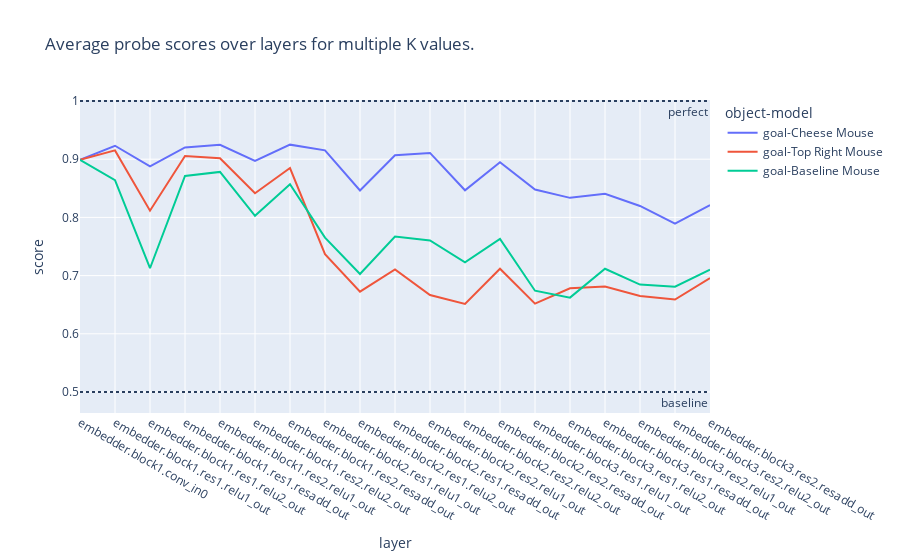

Source (notebook cell):
### Code cell
# Plot probe scores. Different plotting methods

#plot_probe_scores_mult_K(pixel_data, f_test_dfs, obj_model_scores, top_K=16)
#plot_probe_scores_fixed_K(pixel_data, f_test_dfs, obj_model_scores, K=16)
plot_probe_scored_av_K(pixel_data, f_test_dfs, obj_model_scores, top_K=16)

### Figure 1 — Plotly figure (JSON) as saved in the notebook; plotly's stock layout.template omitted (floating-point values rounded to 4 significant figures)
{"data": [{"hovertemplate": "object-model=goal-Cheese Mouse<br>layer=%{x}<br>score=%{y}<extra></extra>", "legendgroup": "goal-Cheese Mouse", "line": {"color": "#636efa", "dash": "solid"}, "marker": {"symbol": "circle"}, "mode": "lines", "name": "goal-Cheese Mouse", "orientation": "v", "showlegend": true, "type": "scatter", "x": ["embedder.block1.conv_in0", "embedder.block1.res1.relu1_out", "embedder.block1.res1.relu2_out", "embedder.block1.res1.resadd_out", "embedder.block1.res2.relu1_out", "embedder.block1.res2.relu2_out", "embedder.block1.res2.resadd_out", "embedder.block2.res1.relu1_out", "embedder.block2.res1.relu2_out", "embedder.block2.res1.resadd_out", "embedder.block2.res2.relu1_out", "embedder.block2.res2.relu2_out", "embedder.block2.res2.resadd_out", "embedder.block3.res1.relu1_out", "embedder.block3.res1.relu2_out", "embedder.block3.res1.resadd_out", "embedder.block3.res2.relu1_out", "embedder.block3.res2.relu2_out", "embedder.block3.res2.resadd_out"], "xaxis": "x", "y": [0.8991, 0.9231, 0.8877, 0.9202, 0.9248, 0.8972, 0.925, 0.9152, 0.8462, 0.9067, 0.9108, 0.8466, 0.8947, 0.8478, 0.8336, 0.8406, 0.8197, 0.7894, 0.8213], "yaxis": "y"}, {"hovertemplate": "object-model=goal-Top Right Mouse<br>layer=%{x}<br>score=%{y}<extra></extra>", "legendgroup": "goal-Top Right Mouse", "line": {"color": "#EF553B", "dash": "solid"}, "marker": {"symbol": "circle"}, "mode": "lines", "name": "goal-Top Right Mouse", "orientation": "v", "showlegend": true, "type": "scatter", "x": ["embedder.block1.conv_in0", "embedder.block1.res1.relu1_out", "embedder.block1.res1.relu2_out", "embedder.block1.res1.resadd_out", "embedder.block1.res2.relu1_out", "embedder.block1.res2.relu2_out", "embedder.block1.res2.resadd_out", "embedder.block2.res1.relu1_out", "embedder.block2.res1.relu2_out", "embedder.block2.res1.resadd_out", "embedder.block2.res2.relu1_out", "embedder.block2.res2.relu2_out", "embedder.block2.res2.resadd_out", "embedder.block3.res1.relu1_out", "embedder.block3.res1.relu2_out", "embedder.block3.res1.resadd_out", "embedder.block3.res2.relu1_out", "embedder.block3.res2.relu2_out", "embedder.block3.res2.resadd_out"], "xaxis": "x", "y": [0.8991, 0.9152, 0.8116, 0.9056, 0.9017, 0.8414, 0.8848, 0.7367, 0.6725, 0.7105, 0.6667, 0.6512, 0.7119, 0.6519, 0.6781, 0.6811, 0.6648, 0.6589, 0.6956], "yaxis": "y"}, {"hovertemplate": "object-model=goal-Baseline Mouse<br>layer=%{x}<br>score=%{y}<extra></extra>", "legendgroup": "goal-Baseline Mouse", "line": {"color": "#00cc96", "dash": "solid"}, "marker": {"symbol": "circle"}, "mode": "lines", "name": "goal-Baseline Mouse", "orientation": "v", "showlegend": true, "type": "scatter", "x": ["embedder.block1.conv_in0", "embedder.block1.res1.relu1_out", "embedder.block1.res1.relu2_out", "embedder.block1.res1.resadd_out", "embedder.block1.res2.relu1_out", "embedder.block1.res2.relu2_out", "embedder.block1.res2.resadd_out", "embedder.block2.res1.relu1_out", "embedder.block2.res1.relu2_out", "embedder.block2.res1.resadd_out", "embedder.block2.res2.relu1_out", "embedder.block2.res2.relu2_out", "embedder.block2.res2.resadd_out", "embedder.block3.res1.relu1_out", "embedder.block3.res1.relu2_out", "embedder.block3.res1.resadd_out", "embedder.block3.res2.relu1_out", "embedder.block3.res2.relu2_out", "embedder.block3.res2.resadd_out"], "xaxis": "x", "y": [0.8991, 0.8641, 0.7127, 0.8712, 0.8781, 0.8028, 0.857, 0.7653, 0.7028, 0.7672, 0.7605, 0.723, 0.763, 0.6741, 0.6622, 0.7117, 0.6845, 0.6809, 0.7102], "yaxis": "y"}], "layout": {"annotations": [{"showarrow": false, "text": "perfect", "x": 1, "xanchor": "right", "xref": "x domain", "y": 1, "yanchor": "top", "yref": "y"}, {"showarrow": false, "text": "baseline", "x": 1, "xanchor": "right", "xref": "x domain", "y": 0.5, "yanchor": "top", "yref": "y"}], "legend": {"title": {"text": "object-model"}, "tracegroupgap": 0}, "shapes": [{"line": {"dash": "dot"}, "type": "line", "x0": 0, "x1": 1, "xref": "x domain", "y0": 1, "y1": 1, "yref": "y"}, {"line": {"dash": "dot"}, "type": "line", "x0": 0, "x1": 1, "xref": "x domain", "y0": 0.5, "y1": 0.5, "yref": "y"}], "title": {"text": "Average probe scores over layers for multiple K values."}, "xaxis": {"anchor": "y", "domain": [0, 1], "title": {"text": "layer"}}, "yaxis": {"anchor": "x", "domain": [0, 1], "title": {"text": "score"}}}}
